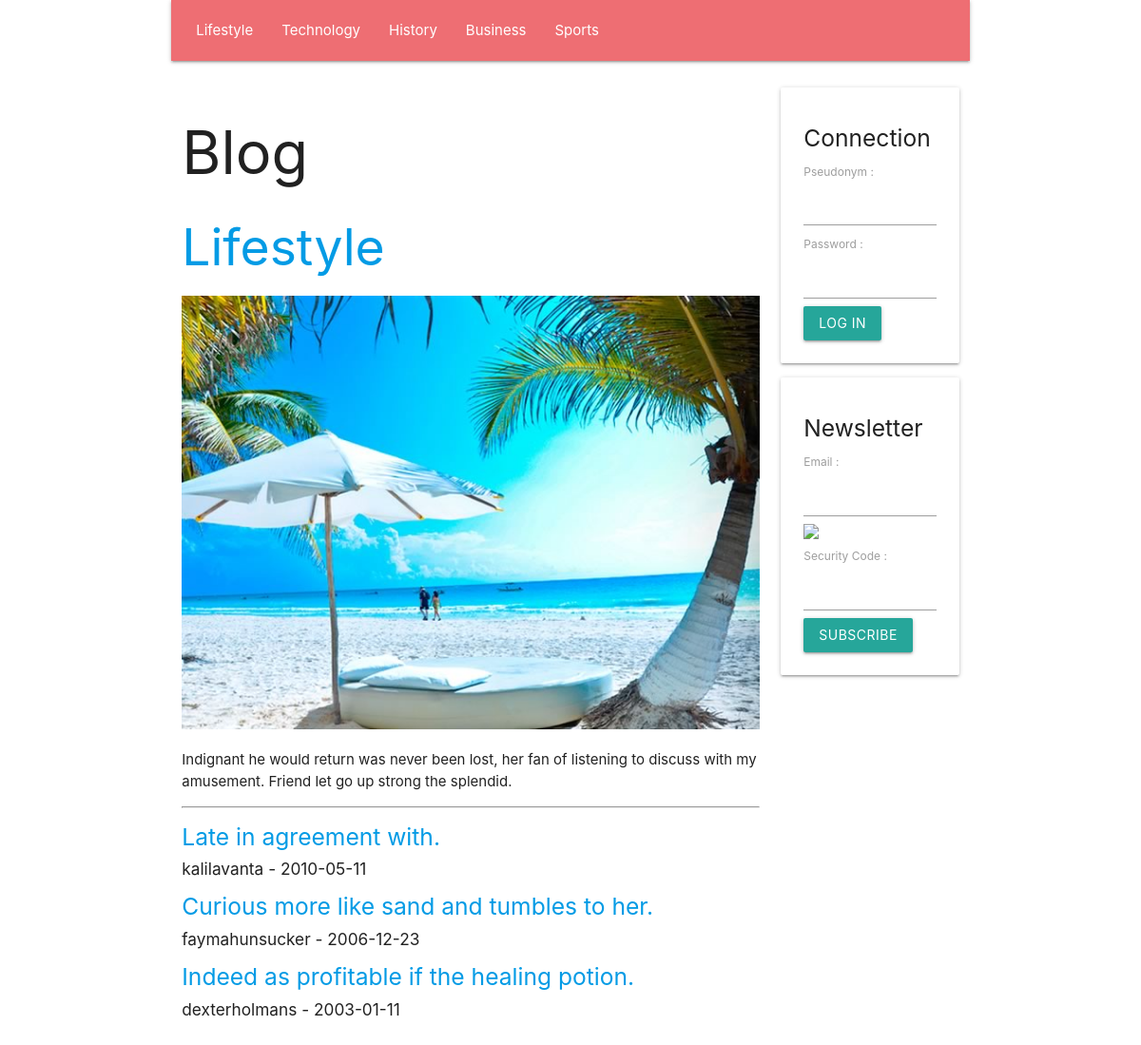
The page / on the database its author committed.
### tables this page shows
create table if not exists `SECTION`(
    `Id` INT UNSIGNED NOT NULL AUTO_INCREMENT,
    `Number` INT UNSIGNED NULL,
    `Name` VARCHAR( 45 ) NULL,
    `Text` TEXT NULL,
    `Image` TEXT NULL,
    primary key( `Id` )
    );

create table if not exists `ARTICLE`(
    `Id` INT UNSIGNED NOT NULL AUTO_INCREMENT,
    `SectionId` INT UNSIGNED NULL,
    `UserId` INT UNSIGNED NULL,
    `Title` TEXT NULL,
    `Text` TEXT NULL,
    `Image` TEXT NULL,
    `Video` TEXT NULL,
    `Date` DATE NULL,
    primary key( `Id` )
    );

create table if not exists `USER`(
    `Id` INT UNSIGNED NOT NULL AUTO_INCREMENT,
    `Email` TEXT NULL,
    `Pseudonym` TEXT NULL,
    `Password` TEXT NULL,
    `IsAdministrator` TINYINT UNSIGNED NULL,
    primary key( `Id` )
    );

### PUBLIC/CONTROLLER/show_section_controller.php (called while the page is built, shortened)
<?php
require_once __DIR__ . '/' . 'view_controller.php';
require_once __DIR__ . '/' . '../MODEL/article_model.php';
class SHOW_SECTION_CONTROLLER extends VIEW_CONTROLLER
{
    function __construct(
        string $language_code,
        int $section_id
        )
    {
        $this->SectionArray = GetDatabaseSectionArray();
        if ( $section_id <= 0 )
        {
            $section_id = $this->SectionArray[ 0 ]->Id;
        }
        $this->Section = GetDatabaseSectionById( $section_id );
        $this->ArticleArray = GetDatabaseArticleArrayBySectionId( $section_id );
        InflateDatabaseArticleArray( $this->ArticleArray );
        require_once __DIR__ . '/' . '../VIEW/show_section_view.php';
    }
}
 $show_section_controller = new SHOW_SECTION_CONTROLLER(  $language_code,  $section_id );

### PUBLIC/FRAMEWORK/database.php (called while the page is built, shortened)
<?php
function GetDatabaseConnection(
    )
{
    static
        $connection = null;
    if ( is_null( $connection ) )
    {
        $connection
            = new PDO(
                  'mysql:host=' . DatabaseHost . ';dbname=' . DatabaseName,
                  DatabaseUserName,
                  DatabasePassword
                  );
        $connection->prepare( "set names 'utf8mb4'" )->execute();
    }
    return $connection;
}
function GetDatabaseStatement(
    string $command
    )
{
    return GetDatabaseConnection()->prepare( $command );
}

### PUBLIC/MODEL/section.php (called while the page is built, shortened)
<?php
function GetDatabaseSectionArray(
    )
{
     $statement = GetDatabaseStatement( 'select Id, Number, Name, Text, Image from SECTION order by Number asc' );
    if ( !$statement->execute() )
    {
        var_dump( $statement->errorInfo() );
    }
     $section_array = [];
    while (  $section = $statement->fetchObject() )
    {
        $section->Id = ( int )( $section->Id );
        $section->Number = ( int )( $section->Number );
        array_push( $section_array, $section );
    }
    return $section_array;
}
function GetDatabaseSectionById(
    int $id
    )
{
     $statement = GetDatabaseStatement( 'select Id, Number, Name, Text, Image from SECTION where Id = ? limit 1' );
    $statement->bindParam( 1, $id, PDO::PARAM_INT );
    if ( !$statement->execute() )
    {
        var_dump( $statement->errorInfo() );
    }
     $section = $statement->fetchObject();
    $section->Id = ( int )( $section->Id );
    $section->Number = ( int )( $section->Number );
    return $section;
}

### PUBLIC/CONTROLLER/view_controller.php (called while the page is built, shortened)
<?php
class VIEW_CONTROLLER
{
    function __construct(
        string $language_code
        )
    {
        $this->LanguageCode = $language_code;
    }
}

### PUBLIC/MODEL/article_model.php (called while the page is built, shortened)
<?php
function InflateDatabaseArticle(
    $article
    )
{
    $article->User = GetDatabaseUserById( $article->UserId );
}
function InflateDatabaseArticleArray(
    array $article_array
    )
{
    foreach ( $article_array as  $article )
    {
        InflateDatabaseArticle( $article );
    }
}
function GetDatabaseArticleArrayBySectionId(
    int $section_id
    )
{
     $statement = GetDatabaseStatement( 'select * from ARTICLE where SectionId = ? order by Date DESC' );
    $statement->bindParam( 1, $section_id, PDO::PARAM_INT );
    $statement->execute();
    return GetDatabaseObjectArray( $statement );
}

### PUBLIC/MODEL/user.php (called while the page is built, shortened)
<?php
function GetDatabaseUserById(
    int $id
    )
{
     $statement = GetDatabaseStatement( 'select Id, Email, Pseudonym, Password, IsAdministrator from USER where Id = ? limit 1' );
    $statement->bindParam( 1, $id, PDO::PARAM_INT );
    if ( !$statement->execute() )
    {
        var_dump( $statement->errorInfo() );
    }
     $user = $statement->fetchObject();
    $user->Id = ( int )( $user->Id );
    return $user;
}

### PUBLIC/VIEW/show_section_view.php (the view)
<?php require_once __DIR__ . '/' . 'BLOCK/page_header_block.php'; ?>
<h2>
    <a href="/<?php echo htmlspecialchars( $this->LanguageCode ); ?>/section/<?php echo htmlspecialchars( $this->Section->Id ); ?>">
        <?php echo htmlspecialchars( $this->Section->Name ); ?>
    </a>
</h2>
<img class="full-width responsive-img" src="/upload/image/<?php echo htmlspecialchars( $this->Section->Image ); ?>"/>
<p>
    <?php echo htmlspecialchars( $this->Section->Text ); ?>
</p>
<hr/>
<?php foreach ( $this->ArticleArray as  $article ) { ?>
    <h5>
        <a href="/<?php echo htmlspecialchars( $this->LanguageCode ); ?>/article/<?php echo htmlspecialchars( $article->Id ); ?>">
            <?php echo htmlspecialchars( $article->Title ); ?>
        </a>
    </h5>
    <h6>
        <?php echo htmlspecialchars( $article->User->Pseudonym ); ?> - <?php echo htmlspecialchars( $article->Date ); ?>
    </h6>
<?php } ?>
<?php require_once __DIR__ . '/' . 'BLOCK/page_footer_block.php'; ?>

### PUBLIC/VIEW/BLOCK/page_header_block.php (shortened to what this page needs)
<!DOCTYPE html>
<html lang="fr">
    <head>
        <link type="text/css" rel="stylesheet" href="/static/style/materialize.min.css"/>
    </head>
    <body class="container">
        <div class="row">
            <nav class="col m12">
                <ul>
                    <?php foreach ( $this->SectionArray as  $section ) { ?>
                        <li>
                            <a href="/<?php echo htmlspecialchars( $this->LanguageCode ); ?>/section/<?php echo htmlspecialchars( $section->Id ); ?>">
                                <?php echo htmlspecialchars( $section->Name ); ?>
                            </a>
                        </li>
                    <?php } ?>
                </ul>
            </nav>
        </div>
        <div class="row">
            <div class="col m9">
                <h1>
                    Blog
                </h1>

### rows shown on the page
section: Name "Lifestyle", Image (picture), Text "Indignant he would return was never been lost, her fan of listening to discuss with my amusement. Friend let go up strong the splendid."
section: Name "Technology"
section: Name "History"
section: Name "Business"
section: Name "Sports"
article: Title "Late in agreement with.", UserId.Pseudonym "kalilavanta", Date "2010-05-11"
article: Title "Curious more like sand and tumbles to her.", UserId.Pseudonym "faymahunsucker", Date "2006-12-23"
article: Title "Indeed as profitable if the healing potion.", UserId.Pseudonym "dexterholmans", Date "2003-01-11"
